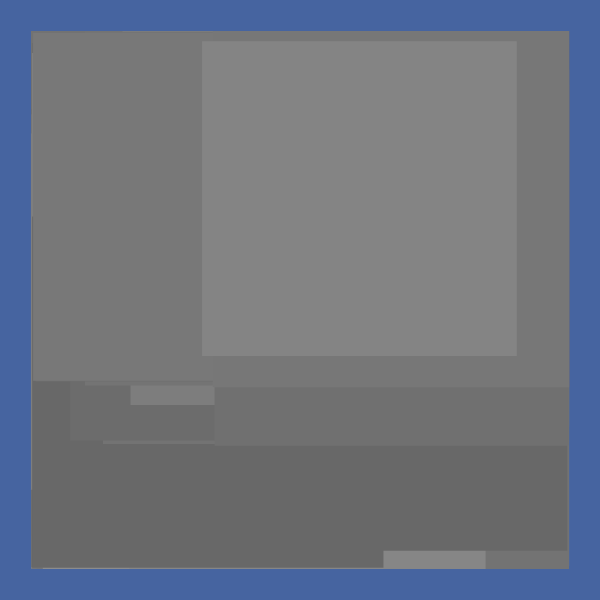
Frame 1 (no input)
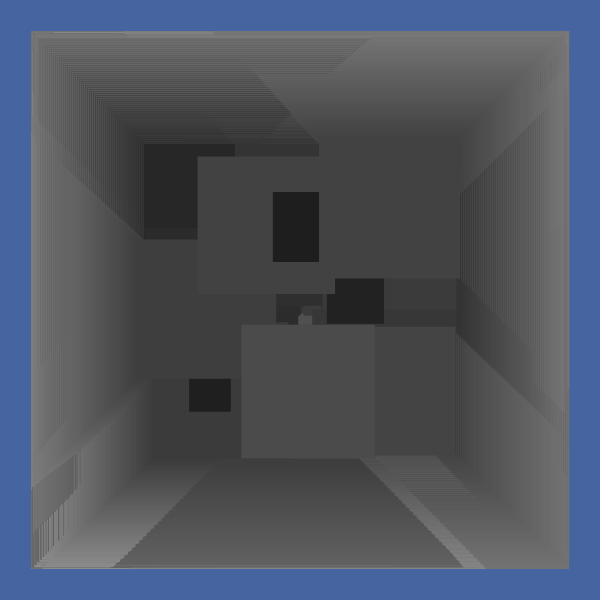
Frame 60 (no input)
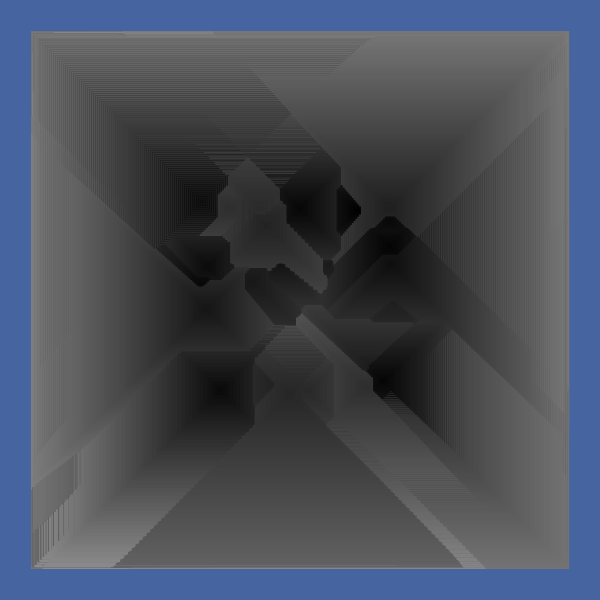
Frame 120 (the mouse pressed at the canvas centre since frame 60)

The p5.js sketch that drew these frames (run headless with seeded random() and noise() and a simulated clock; from frame 60 on, the mouse is pressed at the canvas centre):

// p5.js sketch
// ── sketch.js
//inspo from Fiona 

let moverSystems = [];
let num = 10;
let cells, cols, rows;
let offset, margin;
let cellW, cellH;
let bg;
let graphics;



function setup() {
  w = 600;
  var canvas;
    if(windowWidth>=600 && windowHeight >=600){
      canvas = createCanvas(600, 600);
    }
    else{
      canvas = createCanvas(windowWidth, windowHeight - 100);
    }

  var x = (windowWidth - width) / 2;
  var y = (windowHeight - height) / 2;

  canvas.position(x, y);
  background(0);
  noStroke();

  graphics = createGraphics(width, height);
  graphics.colorMode(HSB, 360, 100, 100, 100);

  cells = 1
  cols = cells;
  rows = cells;
  offset = width / 5;
  margin = offset / 5;
  cellW = (width - offset * 2 - margin * (cols - 1)) / cols;
  cellH = (height - offset * 2 - margin * (rows - 1)) / rows;
  

  for (let j = 0; j < rows; j++) {
    for (let i = 0; i < cols; i++) {
      let x = map(i, 0, cols, offset, width - offset + margin);
      let y = map(j, 0, rows, offset, width - offset + margin);
      let b = new Bound(x, y, cellW, cellH);
      moverSystems.push(new MoverSystem(b, int(random(10, 20))*map(cells,2,7,10,5), cellW/2, cellW/8));
      moverSystems[i].render();
    }
  }
  background(70, 100, 160);
  image(graphics,0,0);

}


function draw(){
  rectMode(CENTER)
  for (let ms of moverSystems) {
    ms.update();
    ms.render();
  }
  if(frameCount >300){
    noLoop();
  }
}

class Mover {
  constructor(x, y, d, c1, c2) {
    this.pos = createVector(x, y);
    this.noiseScale = createVector(200,-500,400);
    this.d = d;
    this.dLife = d/random(100);
    this.maxD = this.d;
    this.c1 = c1;
    this.c2 = c2;
  }
  update() {
    let n = map(noise(this.pos.x / this.noiseScale.x, this.pos.y / this.noiseScale.y), 0, 1, 600, -200);
    let vel = createVector(sin(n), sin(n));
    this.pos.add(vel);
    this.d -= this.dLife;
    this.d = constrain(this.d, 0, this.maxD);
  }
  render() {
    colorMode(RGB);
    let c = lerpColor(color(this.c1), color(this.c2 + 100), this.d/this.maxD);
    let cLine = lerpColor(color(this.c1), color(this.c2), this.d/this.maxD - 100);

    fill(c, 15);
    // strokeWeight(5)
    // stroke(cLine, 20);
    noStroke();
    rect(this.pos.x, this.pos.y, this.d*2, this.d*2);
  }
}

class MoverSystem {
  constructor(b, n, d, p) {
    this.movers = [];
    this.b = b;
    this.n = n;
    this.d = d;
    this.p = p;
    for (let i = 0; i < this.n; i++) {
      let c1 = random(p);
      let c2 = c1;
      while (c1 == c2) {
        c2 = random(p);
      }
      this.movers.push(new Mover(random(this.b.x, this.b.x + this.b.w), random(this.b.y, this.b.y + this.b.h), this.d, c1, c2));
    }
  }
  update() {
    for (let m of this.movers) {
      m.update();
      this.b.checkBound(m);
    }
  }
  render() {
    for (let m of this.movers) {
      m.render();
    }
  }
}



class Bound {
  constructor(x, y, w, h) {
    this.x = x;
    this.y = y;
    this.w = w;
    this.h = h;
  }
  checkBound(m) {
    if (m.pos.x - m.d / 2 < this.x) m.pos.x = this.x + m.d / 2;
    if (m.pos.x + m.d / 2 > this.x + this.w) m.pos.x = this.x + this.w - m.d / 2;
    if (m.pos.y - m.d / 2 < this.y) m.pos.y = this.y + m.d / 2;
    if (m.pos.y + m.d / 2 > this.y + this.h) m.pos.y = this.y + this.h - m.d / 2;
  }
  render() {
    //noFill();
    rect(this.x, this.y, this.w, this.h);
  }
}
